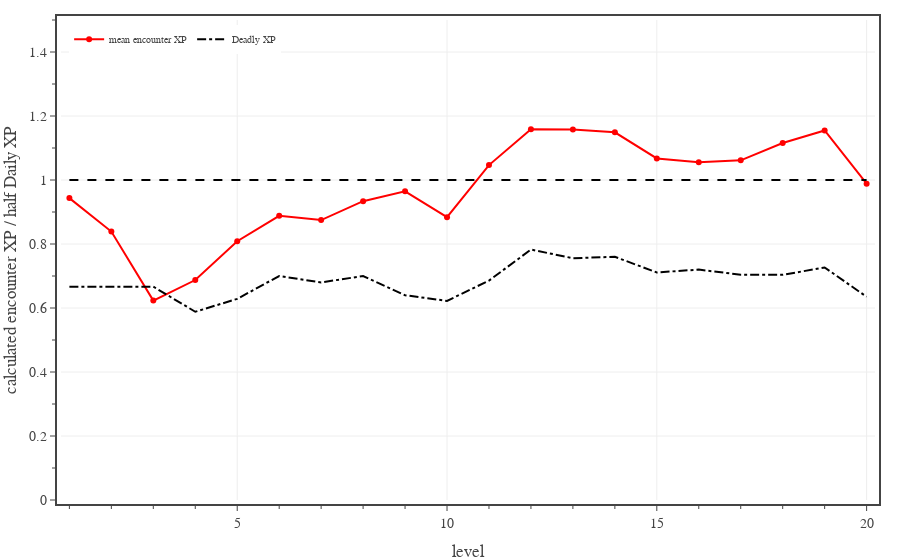

The notebook cell saved with this chart:
### Code cell
# Plots average encounter XP for PCs, calculated for a full adventuring day with Medium encounters and two short rests.
levels = np.array(range(1,21,1))

fig = go.Figure(
    layout=go.Layout(
        template=TFB_TEMPLATE,
        xaxis=dict(
            title_text='level',
            range=[0.8, 20.2],
            tick0=0, dtick=5,
            minor=dict(tick0=0, dtick=1),
        ),
        yaxis=dict(
            title_text='calculated encounter XP / half Daily XP',
            range=[0, 1.5],
            tick0=0, dtick=0.2,
            minor=dict(tick0=0, dtick=0.1),
        ),
        legend=dict(
            yanchor='top',  y=0.99,
            xanchor='left', x=0.01,
        )
    )
)

enc_XP_budget = 0.5*np.array(ENCOUNTER_DIFFICULTIES['Daily']['XP'])
for diff in ['Medium']:
    d = ENCOUNTER_DIFFICULTIES[diff]
    pc_data_file = f'./pc data - {diff} 2 short rests.json'

    with open(pc_data_file, 'r') as fin:
        pc_data = json.load(fin)
    
    eXP = np.zeros(20)
    for pc_class in PC_CLASSES:
        eXP += np.array([x['encounter XP mean'] for x in pc_data[pc_class]])
    eXP /= len(PC_CLASSES)

    fig.add_trace(go.Scatter(
        x=levels, 
        y=eXP/enc_XP_budget,
        mode='lines+markers', 
        line=dict(color='red', dash='solid'),
        unselected=dict(marker=dict(opacity=0.0)),
        name='mean encounter XP',
        hovertemplate=
            '<b>encounter XP</b><br>'+
            'lvl %{x}<br>'+
            'ratio %{y:.2f}'+
            '<extra></extra>'
    ))

ref_XP = 0.5*np.array(ENCOUNTER_DIFFICULTIES['Daily']['XP'])
fig.add_trace(go.Scatter(
    x=levels, 
    y=ref_XP/enc_XP_budget,
    mode='lines', 
    line=dict(color='black', dash='dash'),
    name='half Daily XP',
    showlegend=False,
    hoverinfo='skip'
))

ref_XP = np.array(ENCOUNTER_DIFFICULTIES['Deadly']['XP'])
fig.add_trace(go.Scatter(
    x=levels, 
    y=ref_XP/enc_XP_budget,
    mode='lines', 
    line=dict(color='black', dash='dashdot'),
    name='Deadly XP',
    hoverinfo='skip'
))

# show figure
fig.show(config=TFB_CONFIG)

# save large format figure
if SAVEFIGS:
    file_name = f'./fig-half-daily-xp-vs-level-medium-adventuring-days-large.html'
    fig_html = fig.to_html(
        config=TFB_CONFIG,
        include_plotlyjs=False, 
        full_html=False, 
    )
    fig_soup = BeautifulSoup(fig_html, 'html.parser')
    fig_soup.div['class'] = 'plotly-div-large'
    with open(file_name, 'wb') as fout:
        fout.write(fig_soup.prettify('utf-8'))

# save small format figure
if SAVEFIGS:
    fig.update_traces(marker=dict(size=4))
    fig.update_layout(font=dict(size=10))
    file_name = f'./fig-half-daily-xp-vs-level-medium-adventuring-days-small.html'
    fig_html = fig.to_html(
        config=TFB_CONFIG,
        include_plotlyjs=False, 
        full_html=False, 
    )
    fig_soup = BeautifulSoup(fig_html, 'html.parser')
    fig_soup.div['class'] = 'plotly-div-small'
    with open(file_name, 'wb') as fout:
        fout.write(fig_soup.prettify('utf-8'))

### Figure 1 — Plotly figure (JSON) as saved in the notebook; plotly's stock layout.template omitted (floating-point values rounded to 4 significant figures)
{"data": [{"hovertemplate": "<b>encounter XP</b><br>lvl %{x}<br>ratio %{y:.2f}<extra></extra>", "line": {"color": "red", "dash": "solid"}, "mode": "lines+markers", "name": "mean encounter XP", "type": "scatter", "unselected": {"marker": {"opacity": 0}}, "x": [1, 2, 3, 4, 5, 6, 7, 8, 9, 10, 11, 12, 13, 14, 15, 16, 17, 18, 19, 20], "y": [0.9434, 0.8388, 0.6232, 0.6874, 0.8086, 0.888, 0.8747, 0.9338, 0.9646, 0.8839, 1.047, 1.159, 1.158, 1.149, 1.067, 1.055, 1.061, 1.116, 1.155, 0.9885]}, {"hoverinfo": "skip", "line": {"color": "black", "dash": "dash"}, "mode": "lines", "name": "half Daily XP", "showlegend": false, "type": "scatter", "x": [1, 2, 3, 4, 5, 6, 7, 8, 9, 10, 11, 12, 13, 14, 15, 16, 17, 18, 19, 20], "y": [1, 1, 1, 1, 1, 1, 1, 1, 1, 1, 1, 1, 1, 1, 1, 1, 1, 1, 1, 1]}, {"hoverinfo": "skip", "line": {"color": "black", "dash": "dashdot"}, "mode": "lines", "name": "Deadly XP", "type": "scatter", "x": [1, 2, 3, 4, 5, 6, 7, 8, 9, 10, 11, 12, 13, 14, 15, 16, 17, 18, 19, 20], "y": [0.6667, 0.6667, 0.6667, 0.5882, 0.6286, 0.7, 0.68, 0.7, 0.64, 0.6222, 0.6857, 0.7826, 0.7556, 0.76, 0.7111, 0.72, 0.704, 0.7037, 0.7267, 0.635]}], "layout": {"legend": {"x": 0.01, "xanchor": "left", "y": 0.99, "yanchor": "top"}, "xaxis": {"dtick": 5, "minor": {"dtick": 1, "tick0": 0}, "range": [0.8, 20.2], "tick0": 0, "title": {"text": "level"}}, "yaxis": {"dtick": 0.2, "minor": {"dtick": 0.1, "tick0": 0}, "range": [0, 1.5], "tick0": 0, "title": {"text": "calculated encounter XP / half Daily XP"}}}}
